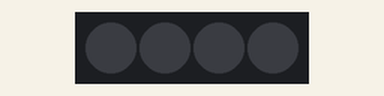
Simulated run of this sketch. Board: Arduino Uno, built with avr-gcc and run on an emulated ATmega328P. Shown: 4 RGB LEDs in strip order, left to right. Dim RGB values are drawn brighter than linear; what the sketch prints to the serial monitor is not drawn.

Above: at 0.2 s.
At 1.7 s:
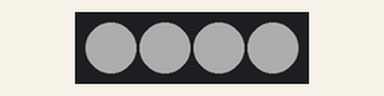
Timing chart, 0 to 3.0 s (numbered marks = the images above):
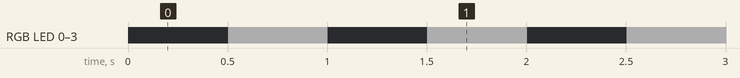

Measured:
- by itself, RGB LED 0–3: alternates RGB(50, 50, 50) for 0.50 s and off for 0.50 s

The sketch:

BlaulichtTest.ino
```cpp
// NeoPixelTest
// This example will cycle between showing four pixels as Red, Green, Blue, White
// and then showing those pixels as Black.
//
// Included but commented out are examples of configuring a NeoPixelBus for
// different color order including an extra white channel, different data speeds, and
// for Esp8266 different methods to send the data.
// NOTE: You will need to make sure to pick the one for your platform
//
//
// There is serial output of the current state so you can confirm and follow along
//

#include <NeoPixelBus.h>

const uint16_t PixelCount = 4; // this example assumes 4 pixels, making it smaller will cause a failure
const uint8_t PixelPin = 8;  // make sure to set this to the correct pin, ignored for Esp8266

#define colorSaturation 128

// three element pixels, in different order and speeds
NeoPixelBus<NeoGrbFeature, Neo800KbpsMethod> strip(PixelCount, PixelPin);
RgbColor red(colorSaturation, 0, 0);
RgbColor green(0, colorSaturation, 0);
RgbColor blue(0, 0, colorSaturation);
RgbColor white(colorSaturation);
RgbColor black(0);

HslColor hslRed(red);
HslColor hslGreen(green);
HslColor hslBlue(blue);
HslColor hslWhite(white);
HslColor hslBlack(black);

int reds[] = {0, 0, 0, 0, 0, 1, 1, 1, 1, 1, 1, 0, 0, 0, 0, 0};
int greens[] = {1, 1, 1, 1, 1, 0, 0, 0, 0, 0, 0, 0, 0, 0, 0, 0};
int blues[] = {0, 0, 0, 0, 0, 0, 0, 0, 0, 0, 0, 1, 1, 1, 1, 1};

int brightness = 50;
int brightnessRed = 27;


RgbColor colors[] = {green, green, green, green, green, red, red, red, red, red, red, blue, blue, blue, blue, blue};

int rpmIndex = 1;

int incomingByte = 0;


void setup()
{
    //Serial.begin(115200);
    Serial.begin(9600);
    while (!Serial); // wait for serial attach

    Serial.println();
    Serial.println("Initializing...");

    // this resets all the neopixels to an off state
    strip.Begin();
    strip.Show();


    Serial.println();
    Serial.println("Running...");


    for (int i = 0; i < 4; i++)
      {
        strip.SetPixelColor(i, RgbColor(brightness, brightness, brightness));
      }


    strip.Show();
}

bool isInPit = false;
bool pitBlinkOn = false;


int flash_count = 0;
bool flash_on = false;

int pitBlink = 0;

int mode = 0;

void loop()
{


    if (flash_on)
    {
        strip.SetPixelColor(0, RgbColor(brightness, brightness, brightness));
        strip.SetPixelColor(1, RgbColor(brightness, brightness, brightness));
        strip.SetPixelColor(2, RgbColor(brightness, brightness, brightness));
        strip.SetPixelColor(3, RgbColor(brightness, brightness, brightness));
    }
    else
    {
        strip.SetPixelColor(0, RgbColor(0, 0, 0));
        strip.SetPixelColor(1, RgbColor(0, 0, 0));
        strip.SetPixelColor(2, RgbColor(0, 0, 0));
        strip.SetPixelColor(3, RgbColor(0, 0, 0));
    }
    strip.Show();


    flash_on = !flash_on;


    delay(500);


}

/*
void loop()
{
    rpmIndex++;
    if (rpmIndex > 16)
    {
      rpmIndex = -30;
    }

    if (rpmIndex > 0)
    {
      for (int i = 0; i < rpmIndex; i++)
      {
        strip.SetPixelColor(i, colors[i]);
      }
     for (int i = rpmIndex; i < 16; i++)
     {
        strip.SetPixelColor(i, black);
     }
    }
    else
    {
     for (int i =0; i < 16; i++)
     {
        strip.SetPixelColor(i, black);
     }
    }


    delay(40);

    strip.Show();

}*/
```
